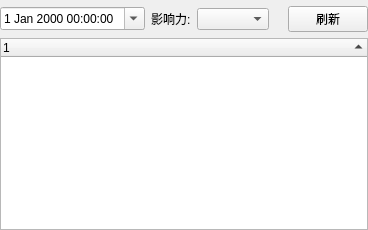
      <widget class="QWidget" name="tab_8">
       <attribute name="title">
        <string>经济日历</string>
       </attribute>
       <layout class="QVBoxLayout" name="verticalLayout_2">
        <property name="leftMargin">
         <number>0</number>
        </property>
        <property name="topMargin">
         <number>6</number>
        </property>
        <property name="rightMargin">
         <number>0</number>
        </property>
        <property name="bottomMargin">
         <number>0</number>
        </property>
        <item>
         <layout class="QHBoxLayout" name="horizontalLayout_9" stretch="0,0,0,1,0">
          <item>
           <widget class="QDateTimeEdit" name="dateTimeEdit_3">
            <property name="calendarPopup">
             <bool>true</bool>
            </property>
           </widget>
          </item>
          <item>
           <widget class="QLabel" name="label_9">
            <property name="text">
             <string>影响力:</string>
            </property>
           </widget>
          </item>
          <item>
           <widget class="QComboBox" name="cmbInflev"/>
          </item>
          <item>
           <widget class="QLabel" name="ecstate">
            <property name="text">
             <string/>
            </property>
           </widget>
          </item>
          <item>
           <widget class="QPushButton" name="pushButton_3">
            <property name="minimumSize">
             <size>
              <width>60</width>
              <height>0</height>
             </size>
            </property>
            <property name="text">
             <string>刷新</string>
            </property>
           </widget>
          </item>
         </layout>
        </item>
        <item>
         <widget class="QTreeWidget" name="eclist">
          <property name="indentation">
           <number>0</number>
          </property>
          <property name="sortingEnabled">
           <bool>true</bool>
          </property>
          <column>
           <property name="text">
            <string notr="true">1</string>
           </property>
          </column>
         </widget>
        </item>
       </layout>
      </widget>
